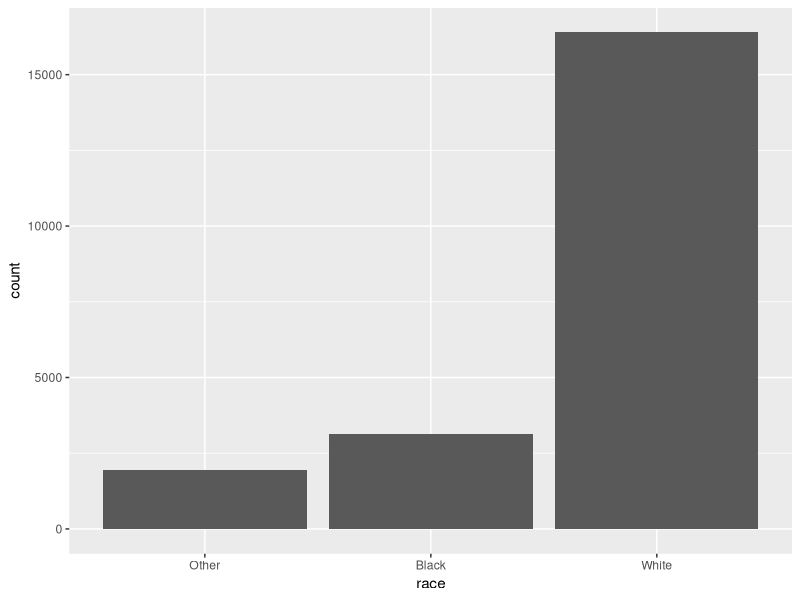
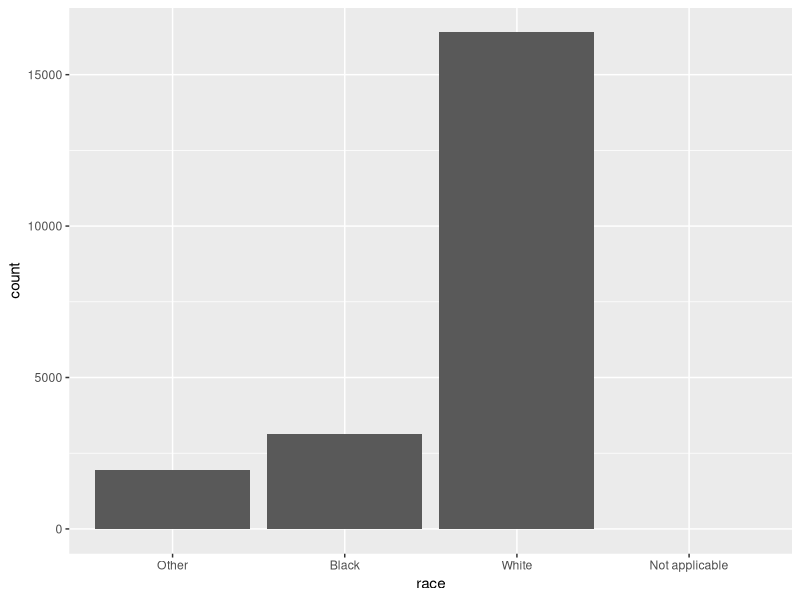
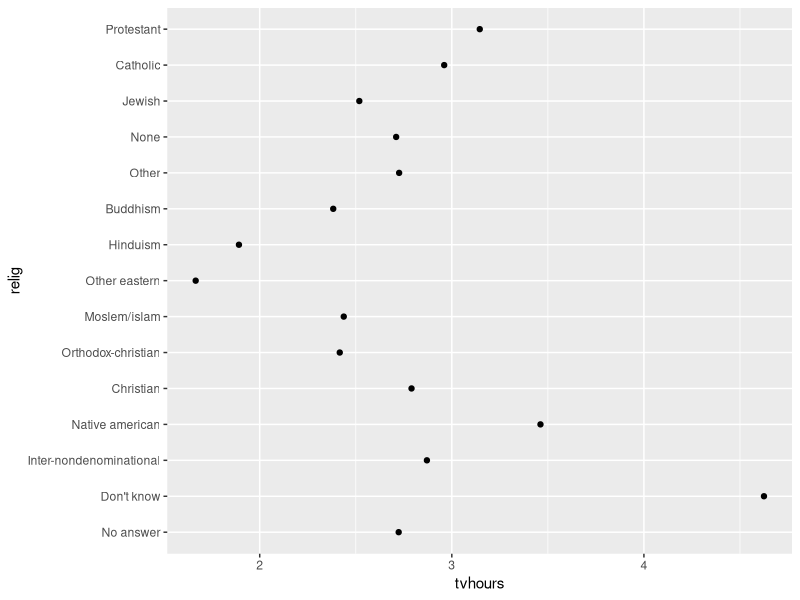
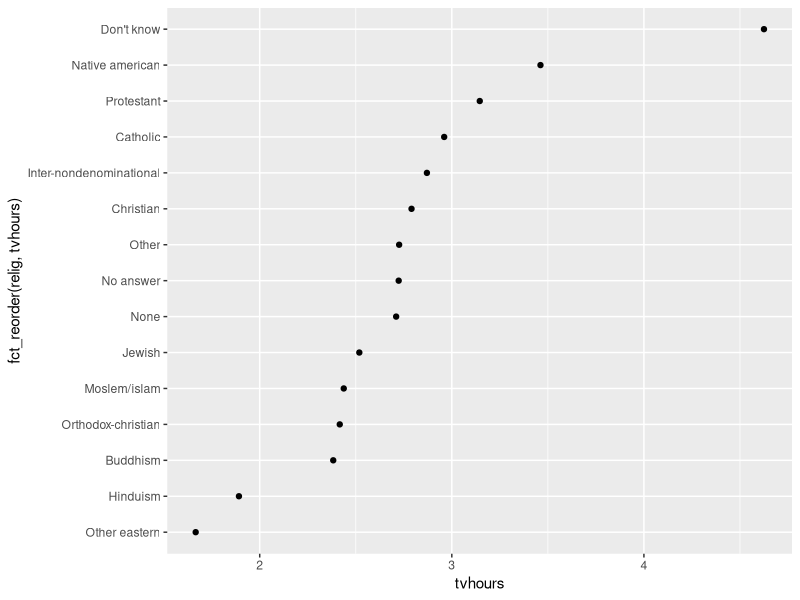
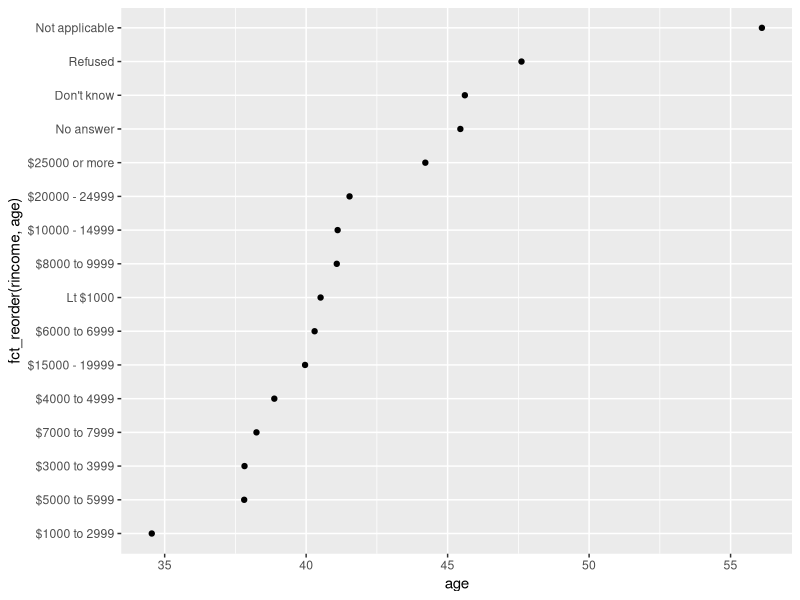

R code for these plots, in order:
## ---- chunk 1
library(tidyverse)
library(forcats)
## ---- chunk 2
x1 <- c("Dec", "Apr", "Jan", "Mar")
## ---- chunk 3
x2 <- c("Dec", "Apr", "Jam", "Mar")
## ---- chunk 4
sort(x1)
## ---- chunk 5
month_levels <- c("Jan", "Feb", "Mar", "Apr", "May", "Jun", "Jul", "Aug", "Sep", "Oct", "Nov", "Dec")
## ---- chunk 6
y1 <- factor(x1, levels = month_levels)
y1
sort(y1)
## ---- chunk 7
y2 <- factor(x2, levels = month_levels)
y2
## ---- chunk 8
sort(y1)
## ---- chunk 9
y2 <- parse_factor(x2, levels = month_levels)
## ---- chunk 10
factor(x1)
## ---- chunk 11
f1 <- factor(x1, levels = unique(x1))
f1

f2 <- x1 %>% factor() %>% fct_inorder()
f2
## ---- chunk 12
levels(f2)
## ---- chunk 13
gss_cat
## ---- chunk 14
gss_cat %>% 
  count(race)
## ---- chunk 15
ggplot(gss_cat, aes(race)) + geom_bar()
## ---- chunk 16
levels(gss_cat$race)
unique(gss_cat$race)
## ---- chunk 17
ggplot(gss_cat, aes(race)) + geom_bar() + scale_x_discrete(drop = FALSE)
## ---- chunk 18
relig_summary <- gss_cat %>% 
  group_by(relig) %>% 
  summarise(
    age = mean(age, na.rm = TRUE),
    tvhours = mean(tvhours, na.rm = TRUE),
    n = n()
  )

ggplot(relig_summary, aes(tvhours, relig)) + geom_point()
## ---- chunk 19
ggplot(relig_summary, aes(tvhours, fct_reorder(relig, tvhours))) + 
  geom_point()
## ---- chunk 20
rincome_summary <- gss_cat %>% 
  group_by(rincome) %>% 
  summarise(
    age = mean(age, na.rm = TRUE),
    tvhours = mean(tvhours, na.rm = TRUE),
    n = n()
  )

ggplot(rincome_summary, aes(age, fct_reorder(rincome, age))) + geom_point()
